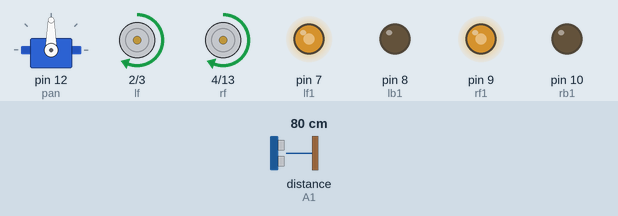
Recording of a sketch running on a simulated Arduino Mega 2560, built with avr-gcc and run on an emulated ATmega2560. On the bench: servo, motor-driver pin pairs drawn as motors (green arrow = first pin HIGH = forward, orange = second pin HIGH = backward, longer = more drive), output pins drawn as LEDs (lit = HIGH). The inputs (shaded band) are chosen by the test bench; at power-on: distance to the obstacle (sensor on A1) 80 cm. The echo pulse lasts 58.3 µs per cm; pins used as bus, display or sensor lines are not drawn.

Above: at 2.2 s.
2.3 s: distance to the obstacle (sensor on A1) set to 11 cm
3.8 s: distance to the obstacle (sensor on A1) set to 8 cm
At 4.8 s:
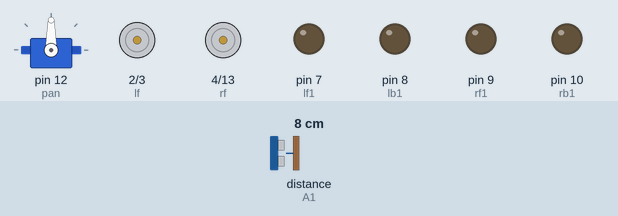
At 14.5 s:
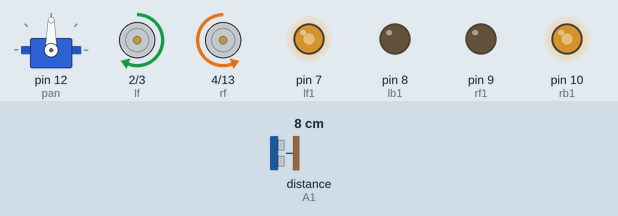
Timing chart, 0 to 14.9 s (numbered marks = the images above; inputs shaded):
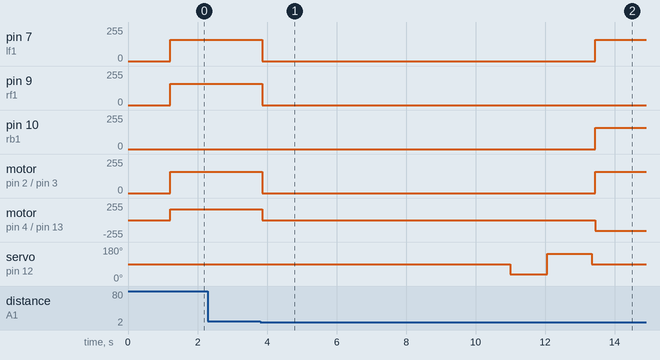

The sketch:

Motor_RFID.ino
```cpp
#include<stdio.h>
#include<stdlib.h>
#include<string.h>
#include <Servo.h>        //Servo Motor library
#include <NewPing.h>      //Ultrasonic sensor library
#include<MFRC522.h>       // MFRC522 library
#include<SPI.h>           // MFRC522 Supportuing library

#define SS_PIN 53         // RFID Pin
#define RST_PIN 5         //RFID Pin
#define TRIG_PIN A0 // Pin A0 on the Motor Drive Shield soldered to the ultrasonic sensor
#define ECHO_PIN A1 // Pin A1 on the Motor Drive Shield soldered to the ultrasonic sensor
#define MAX_DISTANCE 300 // sets maximum useable sensor measuring distance to 300cm
#define MAX_SPEED 160 // sets speed of DC traction motors to 150/250 or about 70% of full speed - to get power drain down.
#define COLL_DIST 10 // sets distance at which robot stops and reverses to 30cm
#define TURN_DIST COLL_DIST+20 // sets distance at which robot veers away from object
NewPing sonar(TRIG_PIN, ECHO_PIN, MAX_DISTANCE); // sets up sensor library to use the correct pins to measure distance.


/*
PIN DIAGRAM
RST-5
SS-53
MOSI-51
MISO-50
SCK-52
3.3V-3.3V
GND-GND

{2,3,4,6=>Motor Running},{9,10 => Servo Motor Movement }, {5,53,51,50,52,3.3,GND => RFID Pins}
*/

void turnLeft();
void turnRight();    //Function Call definations
void turnAround();
void rfid();

const int lf = 2;
const int lb = 3;
const int rf = 4;
const int rb = 13;
                    //Pin attachments
const int lf1 = 7;
const int lb1 = 8;
const int rf1 = 9;
const int rb1 = 10;

int count = 0;

Servo pan;  // create servo object to control a servo
MFRC522 mfrc522(SS_PIN, RST_PIN);

int leftDistance, rightDistance; //distances on either side
int curDist = 0;

//-------------------------------------------- SETUP LOOP ----------------------------------------------------------------------------
void setup() {
  Serial.begin(9600);
  SPI.begin();
  mfrc522.PCD_Init(); //Initialize MFRC522 library
  pan.attach(12);  // attaches the servo on pin 10 (SERVO_1 on the Motor Drive Shield to the servo object
  pan.write(90); // tells the servo to position at 90-degrees ie. facing forward.
  delay(1000); // delay for one seconds
 }
//------------------------------------------------------------------------------------------------------------------------------------

//---------------------------------------------MAIN LOOP ------------------------------------------------------------------------------
void loop() {
  pan.write(90);  // move servo eyes forward
  delay(90);
  curDist = readPing();   // read distance
  if (curDist < COLL_DIST) {changePath();}  // if forward is blocked change direction
  moveForward();  // move forward
  delay(500);
 }
//-------------------------------------------------------------------------------------------------------------------------------------

void changePath() {
  moveStop();   // stop forward movement
  delay(2000);
  while(count<5)
  {
    rfid();
    count = count+1;
  }
  count = 0;
  pan.write(36);  // check distance to the right
    delay(500);
    rightDistance = readPing(); //set right distance
    delay(500);
    pan.write(144);  // check distace to the left
    delay(700);
    leftDistance = readPing(); //set left distance
    delay(500);
    pan.write(90); //return to center
    delay(100);
    compareDistance();
  }


void compareDistance()   // find the longest distance
{
  if (leftDistance>rightDistance) //if left is less obstructed
  {
    turnLeft();
  }
  else if (rightDistance>leftDistance) //if right is less obstructed
  {
    turnRight();
  }
   else //if they are equally obstructed
  {
    turnAround();
  }
}


//-------------------------------------------------------------------------------------------------------------------------------------

int readPing() { // read the ultrasonic sensor distance
  delay(70);
  unsigned int uS = sonar.ping();
  int cm = uS/US_ROUNDTRIP_CM;
  return cm;
}
//-------------------------------------------------------------------------------------------------------------------------------------
void moveStop() {
analogWrite(lf, 0);
analogWrite(lb, 0);
analogWrite(rf, 0);
analogWrite(rb, 0);
analogWrite(lf1, 0);
analogWrite(lb1, 0);
analogWrite(rf1, 0);
analogWrite(rb1, 0);
}  // stop the motors.
//-------------------------------------------------------------------------------------------------------------------------------------
void moveForward() {

analogWrite(lf, MAX_SPEED);
analogWrite(lb, 0);
analogWrite(rf, MAX_SPEED);
analogWrite(rb, 0);
analogWrite(lf1, MAX_SPEED);
analogWrite(lb1, 0);
analogWrite(rf1, MAX_SPEED);
analogWrite(rb1, 0);
  }
//-------------------------------------------------------------------------------------------------------------------------------------
void moveBackward() {

analogWrite(lf, 0);
analogWrite(lb, MAX_SPEED);
analogWrite(rf, 0);
analogWrite(rb, MAX_SPEED);
analogWrite(lf1, 0);
analogWrite(lb1, MAX_SPEED);
analogWrite(rf1, 0);
analogWrite(rb1, MAX_SPEED);
}
//-------------------------------------------------------------------------------------------------------------------------------------
void turnRight() {

analogWrite(lf, MAX_SPEED);
analogWrite(lb, 0);
analogWrite(rf, 0);
analogWrite(rb, MAX_SPEED);
analogWrite(lf1, MAX_SPEED);
analogWrite(lb1, 0);
analogWrite(rf1, 0);
analogWrite(rb1, MAX_SPEED);
delay(1500);
moveForward();

}
//-------------------------------------------------------------------------------------------------------------------------------------
void turnLeft() {
analogWrite(lf, 0);
analogWrite(lb, MAX_SPEED);
analogWrite(rf, MAX_SPEED);
analogWrite(rb, 0);
analogWrite(lf1, 0);
analogWrite(lb1, MAX_SPEED);
analogWrite(rf1, MAX_SPEED);
analogWrite(rb1, 0);
delay(1500);
moveForward();
}
//-------------------------------------------------------------------------------------------------------------------------------------
void turnAround() {
analogWrite(lf, MAX_SPEED);
analogWrite(lb, 0);
analogWrite(rf, 0);
analogWrite(rb, MAX_SPEED);
analogWrite(lf1, MAX_SPEED);
analogWrite(lb1, 0);
analogWrite(rf1, 0);
analogWrite(rb1, MAX_SPEED);
delay(1700);
moveForward();

}

void rfid()
{
  delay(1000);
  if ( ! mfrc522.PICC_IsNewCardPresent()) //Check if new card present
  {
    return;
  }
  if ( ! mfrc522.PICC_ReadCardSerial()) //If new card present read the uid
  {
    return;
  }
  for (int i = 0; i < mfrc522.uid.size; i++)
  {
     Serial.print(mfrc522.uid.uidByte[i],HEX);  //Send the UID to Pi via serial communication
     count = 10;
  }
  Serial.println();
  while(Serial.available()==0){}  //Wait for face recognition to complete if RFID is successful
  count=Serial.parseInt();
  delay(1000);
}
```

Measured:
- the behaviour switches between 10 and 9 cm on distance to the obstacle (sensor on A1) (found by bisection; images 0 and 1)
- after the input at 2.3 s, every drawn part: stays the same
- after the input at 3.8 s, pin 7 (lf1): 160/255 → 0/255 after 0.07 s, → 160/255 9.6 s later; pin 9 (rf1): 160/255 → 0/255 after 0.07 s
